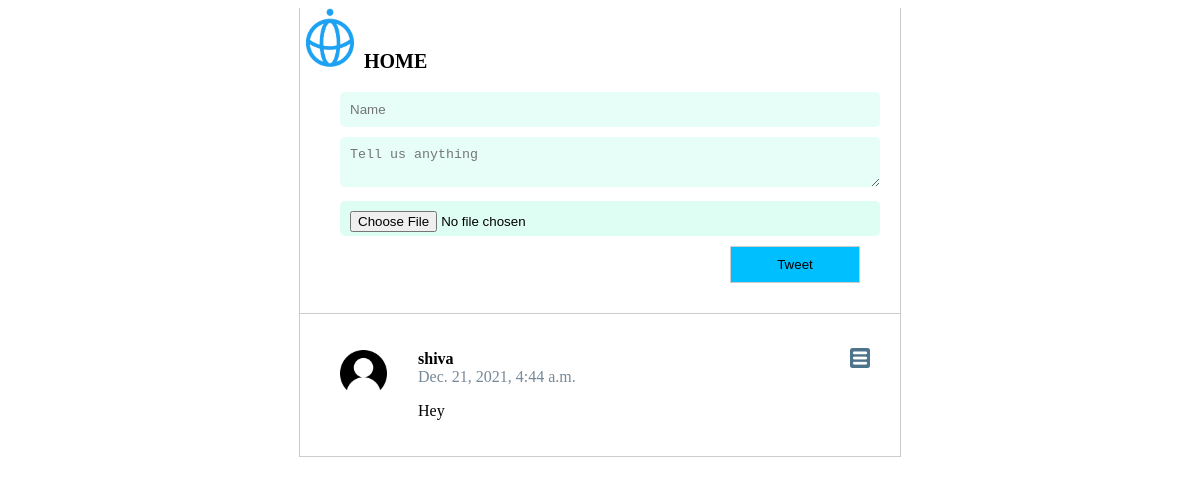
Before: / with the older database file.
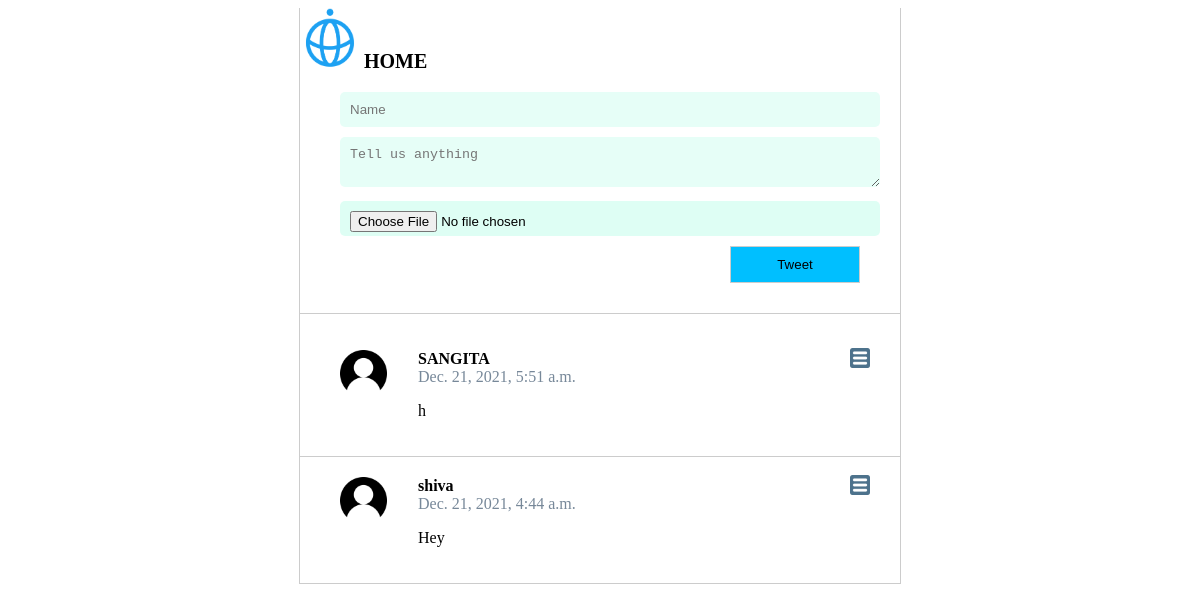
After: the same page with the newer database file.
### posts/models.py (models this page shows)
class Post(models.Model):
    class Meta(object):
        db_table = 'post'
    name= models.CharField(
        'Name', blank=False, null=False, max_length=14, db_index=True, default='Anoynomus'
        )
    body = models.CharField(
        'Body', blank=False, null=True, max_length=140, db_index=True
    )
    created_at = models.DateTimeField(
        'created DateTime', blank=True, auto_now_add=True
    )
    image = CloudinaryField('image', blank=True, db_index=True)

### posts/views.py (the view, shortened to what this page needs)
# urls.py: path('', views.index, name='index'),
def index(request):
    posts = Post.objects.all().order_by('-created_at')[:20]
    return render(request, 'posts.html',{'posts':posts})

### templates/posts.html (shortened to what this page needs)
{% extends "base.html" %} {% block content %} {% load static %}
<section class="content">
   <div class="home">
      <div class="home_logo">
         <img src="/static/img/logo-twitterblue.svg" alt="">
         <a href="#">HOME</a>
      </div>
   </div>
 <section class="post_form">
   <form action="/" method="POST" enctype="multipart/form-data">
      <input type="text" name= "name" placeholder="Name" required />
      <textarea name="body" placeholder="Tell us anything" required></textarea>
      <input type="file" name="image"  />
      <input class="btn" type="submit" value="Tweet" />
   </form>
 </section>
   <section class="posts">
     <ul>
       {% for post in posts %}
       <li>
          <img class="menu_icon js-menu-icon" src="../static/img/menu-icon.png" alt="">
         <div class="logo">
            <img src="../static/img/user-icon.png" alt="">
         </div>
         <div>
            <div class="name_body">
            <div class="name">{{ post.name }}</div>
            <div class="datetime">{{ post.created_at }}</div>
            <p>{{ post.body }}</p>
         </div>
    </li>
     {% endfor %}
    </ul>
 </section>
</section>
{% endblock %}

### templates/base.html (shortened to what this page needs)
<!DOCTYPE html>
<html lang="en">
  <head>
    {% load static %}
    <link rel="stylesheet" href="{% static 'css/style.css' %}" />
  </head>
  <body>
    {% block content %} {{ content }} {% endblock %}
  </body>
</html>

### static/css/style.css (style rules this page uses)
html, body { height: 100%; }
.content { max-width: 600px; margin: 0 auto; border-left: 1px solid #ccc; border-right: 1px solid #ccc; }
.post_form { padding: 20px 40px; border-bottom: 1px solid #ccc; }
.post_form input { width: 70%; margin-bottom: 10px; padding: 10px; border: 1px solid #ccc; }
.post_form textarea { width: 70%; padding: 10px; border: 1px solid #ccc; }
.posts ul { padding: 0; }
.posts li { position: relative; display: flex; border-bottom: 1px solid #ccc; padding: 20px 40px; list-style: none; }
.posts li .menu_icon { width: 20px; position: absolute; right: 30px; top: 18px; }
.posts li .logo { flex-basis: 15%; }
.posts li .logo img { width: 60%; }
.posts li .name_body { flex-basis: 85%; }
.posts li .name_body .name { font-weight: bold; }
.posts li .name_body .datetime { color: lightslategray; }
input.btn { background: deepskyblue; width: 25%; position: relative; left: 75%; }
.home_logo img { width: 10%; }
.home_logo a { font-size: 20px; line-height: 20px; margin-bottom: 0; font-weight: bold; color: black; text-decoration: none; }
.post_form input[type="text"] { border: 0px; width: 100%; background: #e6fef7; border-radius: 5px; margin-bottom: 10px; padding: 10px; }
.post_form textarea { border: 0px; width: 100%; background: #e6fef7; border-radius: 5px; margin-bottom: 10px; padding: 10px; }
.post_form input[type="file"] { width: 100%; background: #85fad744; height: 15px; border-radius: 5px; border: 0px; }

Changed rows visible on the page:
added Post: name "SANGITA", created_at "Dec. 21, 2021, 5:51 a.m.", body "h"
